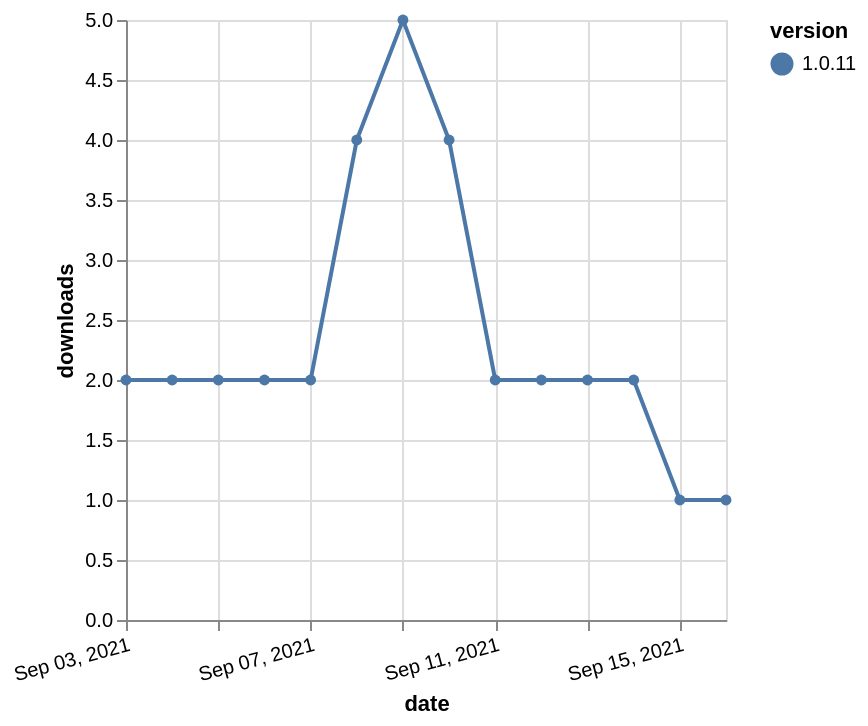

Here is the Vega-Lite specification saved for this chart:
### Vega-Lite specification from a JSON file in a GitHub repository (floating-point values rounded to 4 significant figures)
{"$schema": "https://vega.github.io/schema/vega-lite/v5.json", "description": "A simple bar chart with embedded data.", "data": {"values": [{"date": "2021-09-03", "total": 4975, "delta": 2, "version": "1.0.11"}, {"date": "2021-09-04", "total": 4977, "delta": 2, "version": "1.0.11"}, {"date": "2021-09-05", "total": 4979, "delta": 2, "version": "1.0.11"}, {"date": "2021-09-06", "total": 4981, "delta": 2, "version": "1.0.11"}, {"date": "2021-09-07", "total": 4983, "delta": 2, "version": "1.0.11"}, {"date": "2021-09-08", "total": 4987, "delta": 4, "version": "1.0.11"}, {"date": "2021-09-09", "total": 4992, "delta": 5, "version": "1.0.11"}, {"date": "2021-09-10", "total": 4996, "delta": 4, "version": "1.0.11"}, {"date": "2021-09-11", "total": 4998, "delta": 2, "version": "1.0.11"}, {"date": "2021-09-12", "total": 5000, "delta": 2, "version": "1.0.11"}, {"date": "2021-09-13", "total": 5002, "delta": 2, "version": "1.0.11"}, {"date": "2021-09-14", "total": 5004, "delta": 2, "version": "1.0.11"}, {"date": "2021-09-15", "total": 5005, "delta": 1, "version": "1.0.11"}, {"date": "2021-09-16", "total": 5006, "delta": 1, "version": "1.0.11"}]}, "width": "container", "mark": {"type": "line", "point": {"filled": true}}, "encoding": {"x": {"field": "date", "type": "temporal", "timeUnit": "yearmonthdate", "title": "date", "axis": {"labelAngle": -15}}, "y": {"field": "delta", "type": "quantitative", "title": "downloads"}, "color": {"field": "version", "type": "nominal"}, "tooltip": {"field": "delta"}}}
